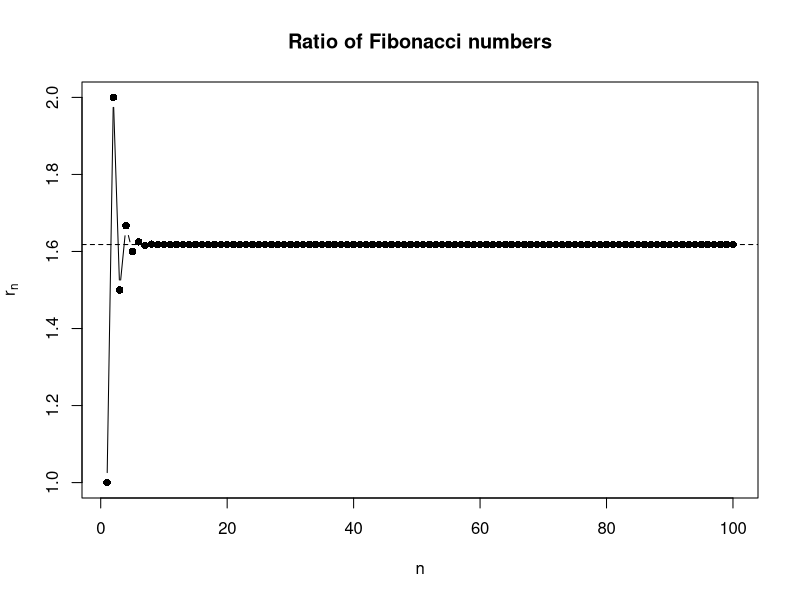
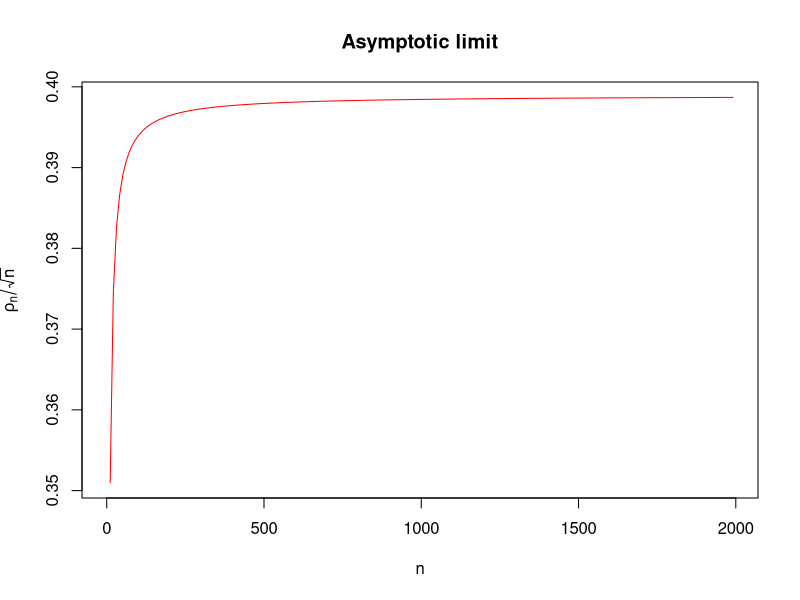
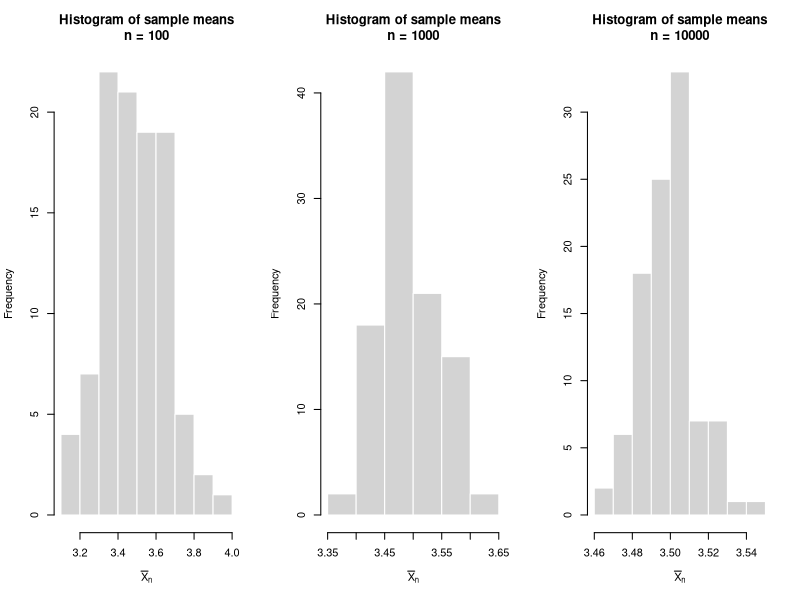

Source code (R) for these figures, in order:
## ---- chunk 1
knitr::opts_chunk$set(echo = TRUE)
## ---- chunk 2
fibonacci_for_loop <- function(n){
  F <- numeric(n + 1)
  F[1] <- 1
  F[2] <- 1
  
  if (n >= 2) {
    for (i in 3:(n + 1)) {
      F[i] <- F[i - 1] + F[i - 2]
    }
  }
  
  r <- numeric(n)
  for (i in 1:n) {
    r[i] <- F[i + 1] / F[i]
  }
  
  r
}

fibonacci_while_loop <- function(n){
  F <- numeric(n + 1)
  F[1] <- 1
  F[2] <- 1
  
  i <- 3
  while (i <= n + 1) {
    F[i] <- F[i - 1] + F[i - 2]
    i <- i + 1
  }
  
  r <- numeric(n)
  i <- 1
  while (i <= n) {
    r[i] <- F[i + 1] / F[i]
    i <- i + 1
  }
  r
}
## ---- chunk 3
library(microbenchmark)

microbenchmark(
  fibonacci_for_loop(200),
  fibonacci_while_loop(200),
  times = 100
)

microbenchmark(
  fibonacci_for_loop(2000),
  fibonacci_while_loop(2000),
  times = 100
)
## ---- chunk 4
r100 <- fibonacci_for_loop(100)

plot(
  1:100, 
  r100, 
  type = "b", 
  pch = 16,
  xlab = "n", 
  ylab = expression(r[n]),
  main = "Ratio of Fibonacci numbers"
)

# golden ratio
abline(h = (1 + sqrt(5)) / 2, lty = 2)
## ---- chunk 5
gamma_compute <- function(n){
  rho <- gamma((n-1)/2) / (gamma(1/2) * gamma((n-2)/2))
  return(rho)
}
## ---- chunk 6
gamma_compute(2000)
## ---- chunk 7
gamma_compute_large <- function(n){
  log_result <-lgamma((n - 1) / 2) - lgamma(1 / 2) - lgamma((n - 2) / 2)
  return(exp(log_result))
}

gamma_compute_large(2000)
## ---- chunk 8
N <- seq(1,2000, by = 10)

plot(N, gamma_compute_large(N)/sqrt(N), type = "l", col = "red", ylab = expression(rho[n]/sqrt(n)), xlab = "n", main = "Asymptotic limit")
#curve(log(x), add = TRUE, col="blue")
## ---- chunk 9
set.seed(12318680)

n.values <- c(100, 1000, 10000)
M <- 100

sample_means <- vector("list", length(n.values))
names(sample_means) <- paste0("n=", n.values)
par(mfrow = c(1, 3))
for (j in seq_along(n.values)) {
  n <- n.values[j]
  
  rolls_mean <- numeric(M)
  
  for (m in 1:M) {
    rolls <- sample(1:6, size = n, replace = TRUE)
    rolls_mean[m] <- mean(rolls)
  }
  hist(
    rolls_mean,
    main = paste("Histogram of sample means\nn =", n.values[j]),
    xlab = expression(bar(X)[n]),
    col = "lightgray",
    border = "white"
  )
}
## ---- chunk 10
kwtest <- function (x, g, ...) 
{
    if (is.list(x)) {
        if (length(x) < 2L) 
            stop("'x' must be a list with at least 2 elements")
        if (!missing(g)) 
            warning("'x' is a list, so ignoring argument 'g'")
        if (!all(sapply(x, is.numeric))) 
            warning("some elements of 'x' are not numeric and will be coerced to numeric")
        k <- length(x)
        l <- lengths(x)
        if (any(l == 0L)) 
            stop("all groups must contain data")
        g <- factor(rep.int(seq_len(k), l))
        x <- unlist(x)
    }
    else {
        if (length(x) != length(g)) 
            stop("'x' and 'g' must have the same length")
        g <- factor(g)
        k <- nlevels(g)
        if (k < 2L) 
            stop("all observations are in the same group")
    }
    n <- length(x)
    if (n < 2L) 
        stop("not enough observations")
    r <- rank(x)
    TIES <- table(x)
    STATISTIC <- sum(tapply(r, g, sum)^2/tapply(r, g, length))
    STATISTIC <- ((12 * STATISTIC/(n * (n + 1)) - 3 * (n + 1))/(1 - 
        sum(TIES^3 - TIES)/(n^3 - n)))
    PARAMETER <- k - 1L
    PVAL <- pchisq(STATISTIC, PARAMETER, lower.tail = FALSE)
    names(STATISTIC) <- "Kruskal-Wallis chi-squared"
    names(PARAMETER) <- "df"
    RVAL <- list(statistic = STATISTIC, parameter = PARAMETER, 
        p.value = PVAL, method = "Kruskal-Wallis rank sum test")
    return(RVAL)
}
## ---- chunk 11
set.seed(1899)
sample1 = rnorm(100, 4,1)
sample2 = rnorm(100,5,1)
sample3 = rnorm(100,5,2)
x_list <- list(sample1 = sample1, sample2 = sample2, sample3 = sample3)
x_vec <- c(sample1, sample2, sample3)
g <- rep(1:3, each = 100)
kwtest(x_list)
kwtest(x_vec, g)
## ---- chunk 12
kw_fast <- function(x, g) {
  n <- length(x)
  if (!is.numeric(x)) stop("x must be a numeric vector!")
  if (n != length(g)) stop("'x' and 'g' must have the same length")
  if (n < 2L) stop("not enough observations")
  g <- as.factor(g)
  k <- nlevels(g)
  if (k < 2L) stop("all observations are in the same group")
  r <- rank(x)
  rank_sums <- rowsum(r, g)
  group_lengths <- tabulate(g)
  STAT <- sum(rank_sums^2 / group_lengths)
  TIES <- table(x)
  STAT <- ((12 * STAT / (n * (n + 1)) - 3 * (n + 1)) / 
          (1 - sum(TIES^3 - TIES) / (n^3 - n)))
  names(STAT) <- "Kruskal-Wallis chi-squared"
  return(STAT)
}
kw_fast(x_vec, g)
## ---- chunk 13
set.seed(1234)
m <- 1000 # number of repetitions
n <- 50   # number of individuals
X <- matrix(rt(m * n, df = 10), nrow = m)
grp <- rep(1:3, c(20, 20, 10))
## ---- chunk 14
kw_default <- function(X,g) {
  apply(X, 1, function(y) {stats:::kruskal.test.default(y, g)$statistic})
}
head(kw_default(X,grp))
## ---- chunk 15
kw_fast_multiple <- function(X,g) {
  apply(X, 1, function(y) {kw_fast(y,g)})
}
head(kw_fast_multiple(X,grp))
## ---- chunk 16
library(microbenchmark)

bench_results <- microbenchmark(default_R = kw_default(X,grp),
                                fast_custom = kw_fast_multiple(X, grp),
                                times = 10)
print(bench_results)
## ---- chunk 17
kw_fast_vector <- function(X,g) {
  if (!is.matrix(X) || !is.numeric(X)) stop("X must be a numeric matrix!")
  n <- ncol(X)
  if (n != length(g)) stop("The number of columns in 'X' must equal the length of 'g'")
  if (n < 2L) stop("not enough observations")
  
  g <- as.factor(g)
  if (nlevels(g) < 2L) stop("all observations are in the same group")
  
  R <- t(apply(X, 1, rank))
  
  D <- model.matrix(~ 0 + g) 
  rank_sums <- R %*% D
  
  group_lengths <- tabulate(g)
  STAT_base <- rowSums(sweep(rank_sums^2, 2, group_lengths, "/"))
  H_unadj <- (12 * STAT_base / (n * (n + 1))) - 3 * (n + 1)
  
  tie_sums <- apply(X, 1, function(row_data) {
    if (anyDuplicated(row_data)) {
      ties <- tabulate(match(row_data, unique(row_data)))
      sum(ties^3 - ties)
    } else {
      0 
    }
  })

  tie_correction <- 1 - tie_sums / (n^3 - n)
  
  STAT <- H_unadj / tie_correction
  
  return(STAT)
}
head(kw_fast_vector(X,grp))

bench_results_2 <- microbenchmark(default_R = kw_default(X,grp),
                                fast_custom = kw_fast_multiple(X, grp),
                                fast_custom_vec = kw_fast_vector(X, grp),
                                times = 10)
print(bench_results_2)
